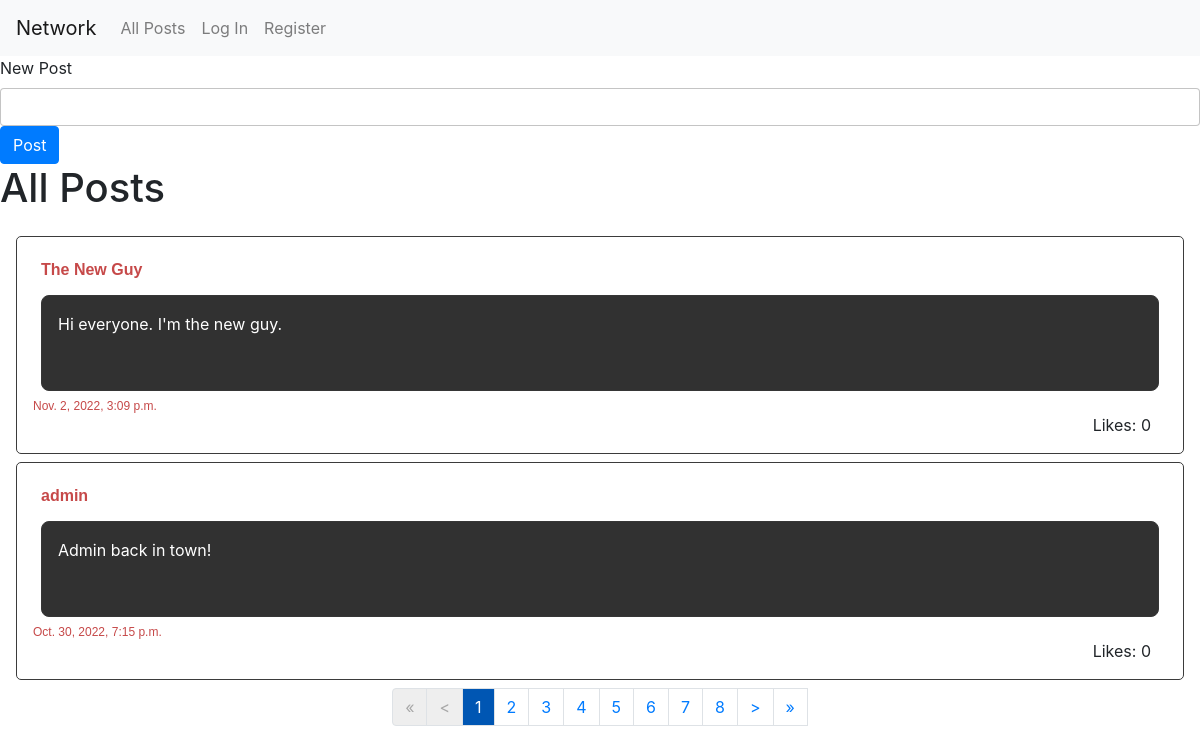
The app's page /, older data.
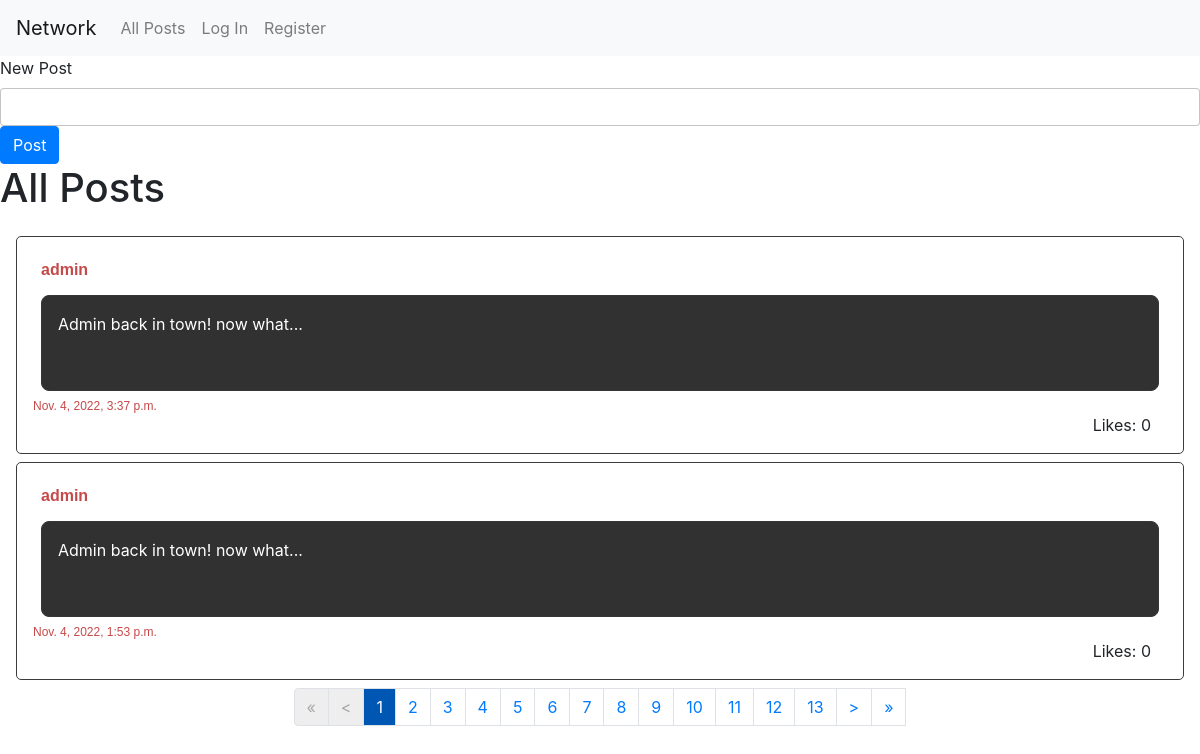
The same page, newer data.
### network/models.py (models this page shows, shortened)
class Post(models.Model):
    user = models.ForeignKey(User, on_delete=models.CASCADE, related_name='poster')
    created = models.DateTimeField(auto_now_add=True)
    content = models.TextField()
    likes = models.IntegerField(default=0)

class User(AbstractUser):
    pass

### network/views.py (the view)
# urls.py: path("", views.PostListAllView.as_view(), name="index"),
class PostListAllView(ListView):
    paginate_by = NUM_POSTS_PER_PAGE
    model = Post
    ordering = ['-created']
    context_object_name = "posts"
    template_name = "network/index.html"
    def get_context_data(self, **kwargs):
        context = super(PostListAllView, self).get_context_data(**kwargs)
        context.update({
            'home': True
        })
        return context

### network/templates/network/index.html (shortened to what this page needs)
{% extends "network/layout.html" %}
{% block body %}
<div id='home'>
    {% if home %}
        <form class="new-post">
            <div>
                <label for="newpost-textarea">New Post</label>
                <input type='text' class="form-control new-post-input" id="newpost-textarea" autocomplete="off">
                <input id='submit-new-post' class="btn btn-primary" type='submit' value='Post'>
            </div>
        </form>
        <h1>All Posts</h1>
    {% endif %}
    <div id="posts">
        {% for post in posts %}
            <div class="post">
                <div>
                    <span class="post-username">{{post.user}}</span>
                </div><div class="post-content">{{post.content}}</div>
                <div class="post-created">
                    {{post.created}}
                </div>
                <div class="post-likes">
                    Likes: {{post.likes}}
                </div>
            </div>
        {% endfor %}
        <nav aria-label="Page navigation">
            <ul class="pagination">
                <li class="page-item"><a class="page-link {% if not page_obj.has_previous %} deactivated {% endif %}" href="?page=1">&laquo;</a></li>
                <li class="page-item"><a class="page-link {% if not page_obj.has_previous %} deactivated {% endif %}" href="{% if page_obj.has_previous %} ?page={{ page_obj.previous_page_number }} {% endif %}">&lt;</a></li>
                {% for p in paginator.page_range %}
                    <li class="page-item"><a class="page-link {% if page_obj.number == p %} selected-page {% endif %}" href="?page={{p}}" >{{p}}</a></li>
                {% endfor %}
                <a class="page-link {% if not page_obj.has_next %} deactivated {% endif %}" href="{% if page_obj.has_next %} ?page={{ page_obj.next_page_number }} {% endif %}">&gt;</a>
                <a class="page-link {% if not page_obj.has_next %} deactivated {% endif %}" href="?page={{ paginator.num_pages }}">&raquo;</a>
            </ul>
        </nav>
    </div>
</div>
{% endblock %}

Row changes from the older to the newer data that the page shows:
no longer on this page (row unchanged): Post: user "The New Guy", content "Hi everyone. I'm the new guy.", created "Nov. 2, 2022, 3:09 p.m.", likes "0"
no longer on this page (row unchanged): Post: user "admin", content "Admin back in town!", created "Oct. 30, 2022, 7:15 p.m.", likes "0"
added Post: user "admin", content "Admin back in town! now what...", created "Nov. 4, 2022, 3:37 p.m.", likes "0"
added Post: user "admin", content "Admin back in town! now what...", created "Nov. 4, 2022, 1:53 p.m.", likes "0"
Text that changed along with them:
new list line: "9"
new list line: "10"
new list line: "11"
new list line: "12"
new list line: "13"
